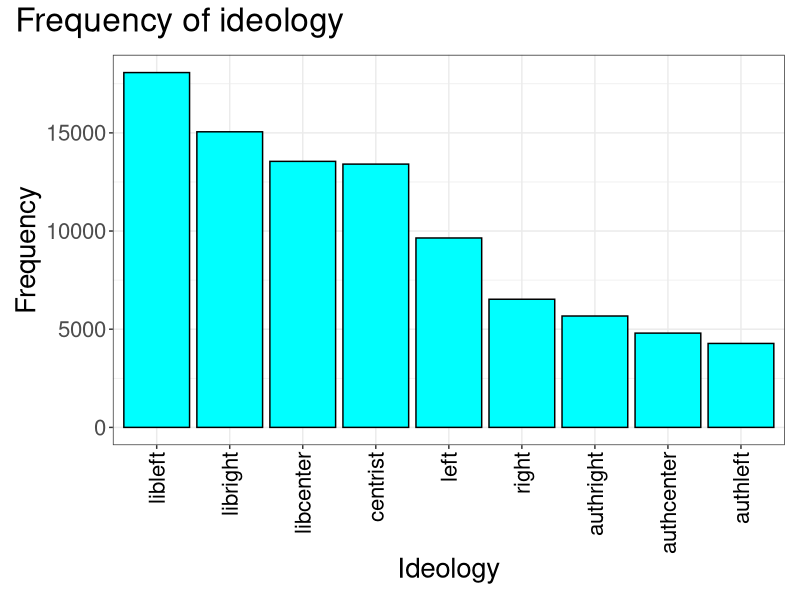

The R script that drew this image:
library(tidyverse)
library(viridis)  
library(kableExtra)
library(patchwork)

# set working directory
setwd('~/Desktop/WORK/Monash/Thesis/Data collection/Complete Data')

# load  data
user_flair <- read_csv('user_flair.csv') 

# get a sense of how many duplicate flairs
unique(user_flair$flair)  

# rename flairs  in a more simple way and combine duplicates
user_flair$flair <- recode(user_flair$flair, `:CENTG: - Centrist` =  "centrist")
user_flair$flair <- recode(user_flair$flair, `:centrist: - Centrist` =  "centrist")
user_flair$flair <- recode(user_flair$flair, `:centrist: - Grand Inquisitor` =  "centrist")
user_flair$flair <- recode(user_flair$flair, `:left: - Left` =  "left")
user_flair$flair <- recode(user_flair$flair, `:libright: - LibRight` =  "libright")
user_flair$flair <- recode(user_flair$flair, `:libright2: - LibRight` =  "libright")
user_flair$flair <- recode(user_flair$flair, `:right: - Right` =  "right")
user_flair$flair <- recode(user_flair$flair, `:libleft: - LibLeft` =  "libleft")
user_flair$flair <- recode(user_flair$flair, `:lib: - LibCenter` =  "libcenter")
user_flair$flair <- recode(user_flair$flair, `:auth: - AuthCenter` =  "authcenter")
user_flair$flair <- recode(user_flair$flair, `:authleft: - AuthLeft` =  "authleft")
user_flair$flair <- recode(user_flair$flair, `:authright: - AuthRight` =  "authright")

# check we have  removed all duplicates
unique(user_flair$flair)  

# create function to order classes by freq
reorder_size <- function(x) {
  factor(x, levels = names(sort(table(x), decreasing = TRUE)))
}

# create  a frequency  table
table(reorder_size(user_flair$flair)) %>% t() %>%
  kable("latex", caption = "Idelogy frequency in sample (n = 91,000)") %>%
  kable_styling(full_width = FALSE)

# create a proportion table
prop.table(table(reorder_size(user_flair$flair))) %>% t() %>%
  kable("latex", caption = "Idelogy frequency in sample (n = 91,000)", digits  = 2) %>%
  kable_styling(full_width = FALSE)

# create ordered barcharts of frequency and proportion
# create chart for frequency
freq_ideology_barchart  <- ggplot(user_flair, aes(x = reorder_size(flair))) +
  geom_bar(fill = 'cyan',color='black') +
  xlab("Ideology") +
  ylab('Frequency')  +
  theme_bw() +
  plot_annotation(
    title = 'Frequency of ideology',
  ) &
  theme(axis.text.x = element_text(angle = 90, vjust = 0.5, hjust=1,  color = 'black'),
        text = element_text( size = 20, color = 'black'))
ggsave("~/Desktop/WORK/Monash/Thesis/Data collection/response_freq.pdf", 
       width = 32, height = 20, units = "cm")
